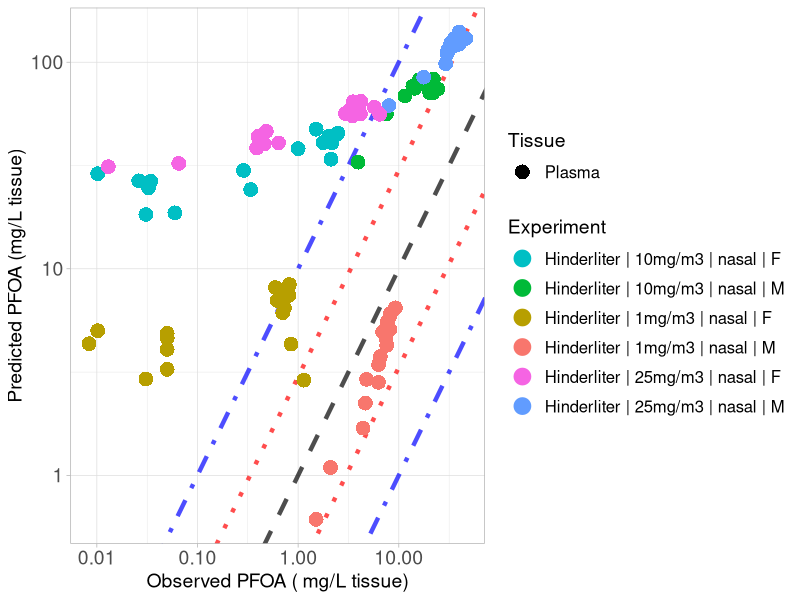

Here is the R script that generated this plot:
library(ggplot2)

#setwd("C:/Users/ptsir/Documents/GitHub/PFAS_PBK_models/PFOA inhalation Rat/Validation/Validation_results")
setwd('/Users/eviepapakyriakopoulou/Documents/GitHub/PFAS_PBK_models/PFOA inhalation Rat/Scenarios/Final_Inhalation_model/Validation/Validation_results')

# Load Results 

# 
Hinderliter_2006_results <- read.csv("Hinderliter_2006_results.csv", header = T)
Hinderliter_nasal_M_1 <- Hinderliter_2006_results[Hinderliter_2006_results$Dose == 1 & Hinderliter_2006_results$Type == "nasal" &
                               Hinderliter_2006_results$sex == "M", ]
Hinderliter_nasal_M_1$Experiment <- "Hinderliter | 1mg/m3 | nasal | M"

Hinderliter_nasal_F_1 <- Hinderliter_2006_results[Hinderliter_2006_results$Dose == 1 & Hinderliter_2006_results$Type == "nasal" &
                                                    Hinderliter_2006_results$sex == "F", ]
Hinderliter_nasal_F_1$Experiment <- "Hinderliter | 1mg/m3 | nasal | F"

Hinderliter_nasal_M_10 <- Hinderliter_2006_results[Hinderliter_2006_results$Dose == 10 & Hinderliter_2006_results$Type == "nasal" &
                                                    Hinderliter_2006_results$sex == "M", ]
Hinderliter_nasal_M_10$Experiment <- "Hinderliter | 10mg/m3 | nasal | M"

Hinderliter_nasal_F_10 <- Hinderliter_2006_results[Hinderliter_2006_results$Dose == 10 & Hinderliter_2006_results$Type == "nasal" &
                                                    Hinderliter_2006_results$sex == "F", ]
Hinderliter_nasal_F_10$Experiment <- "Hinderliter | 10mg/m3 | nasal | F"

Hinderliter_nasal_M_25 <- Hinderliter_2006_results[Hinderliter_2006_results$Dose == 25 & Hinderliter_2006_results$Type == "nasal" &
                                                     Hinderliter_2006_results$sex == "M", ]
Hinderliter_nasal_M_25$Experiment <- "Hinderliter | 25mg/m3 | nasal | M"

Hinderliter_nasal_F_25 <- Hinderliter_2006_results[Hinderliter_2006_results$Dose == 25 & Hinderliter_2006_results$Type == "nasal" &
                                                     Hinderliter_2006_results$sex == "F", ]
Hinderliter_nasal_F_25$Experiment <- "Hinderliter | 25mg/m3 | nasal | F"

Experiment <- scales::hue_pal()(6)

names(Experiment) <- unique(c( Hinderliter_nasal_M_1$Experiment, Hinderliter_nasal_F_1$Experiment,
                               Hinderliter_nasal_M_10$Experiment,Hinderliter_nasal_F_10$Experiment,
                               Hinderliter_nasal_M_25$Experiment, Hinderliter_nasal_F_25$Experiment))



scatter_plot <- ggplot()+
  geom_abline(intercept = log10(1), slope = 1, linetype = "dashed", color = "black", linewidth = 1.5, alpha = 0.7) +  # Identity line in log10 scale
  geom_abline(intercept = log10(3), slope = 1, linetype = "dotted", color = "red", linewidth = 1.5, alpha = 0.7) +  # +3-fold error line
  geom_abline(intercept = log10(1/3), slope = 1, linetype = "dotted", color = "red", linewidth = 1.5, alpha = 0.7) +  # -3-fold error line
  geom_abline(intercept = log10(10), slope = 1, linetype = "dotdash", color = "blue", linewidth = 1.5, alpha = 0.7) +  # +10-fold error line
  geom_abline(intercept = log10(1/10), slope = 1, linetype = "dotdash", color = "blue", linewidth = 1.5, alpha = 0.7) +  # -10-fold error line
  geom_point(data = Hinderliter_nasal_M_1, aes(x=Observed, y=Predicted, color = Experiment, shape = Tissue), size=4, stroke = 1.5)+
  geom_point(data = Hinderliter_nasal_F_1, aes(x=Observed, y=Predicted, color = Experiment, shape = Tissue), size=4, stroke = 1.5)+
  geom_point(data = Hinderliter_nasal_M_10, aes(x=Observed, y=Predicted, color = Experiment, shape = Tissue), size=4, stroke = 1.5)+
  geom_point(data = Hinderliter_nasal_F_10, aes(x=Observed, y=Predicted, color = Experiment, shape = Tissue), size=4, stroke = 1.5)+
  geom_point(data = Hinderliter_nasal_M_25, aes(x=Observed, y=Predicted, color = Experiment, shape = Tissue), size=4, stroke = 1.5)+
  geom_point(data = Hinderliter_nasal_F_25, aes(x=Observed, y=Predicted, color = Experiment, shape = Tissue), size=4, stroke = 1.5)+
  scale_y_log10()+
  scale_x_log10()+
  scale_color_manual(values = Experiment)+
  theme(legend.spacing.y = unit(1, 'cm')) +
  guides(fill = guide_legend(byrow = TRUE))+
  theme_light()+
  labs(y = "Predicted PFOA (mg/L tissue)",
       x = "Observed PFOA ( mg/L tissue)")+
  theme(plot.title = element_text(hjust = 0.5),
        legend.key.size = unit(0.75, 'cm'),  
        legend.title = element_text(size=14),
        legend.text = element_text(size=12,  hjust = 0),
        axis.text = element_text(size = 14),
        axis.title = element_text(size = 14),
        )

#print(scatter_plot)

ggsave("validation_plot_PFOA_serum.png", scatter_plot, width = 11, height = 7, units = "in", dpi = 300)


